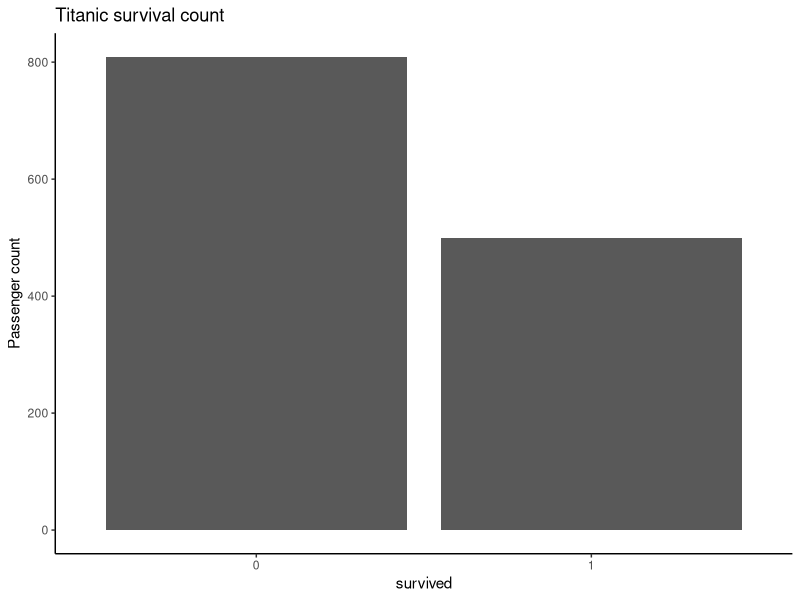
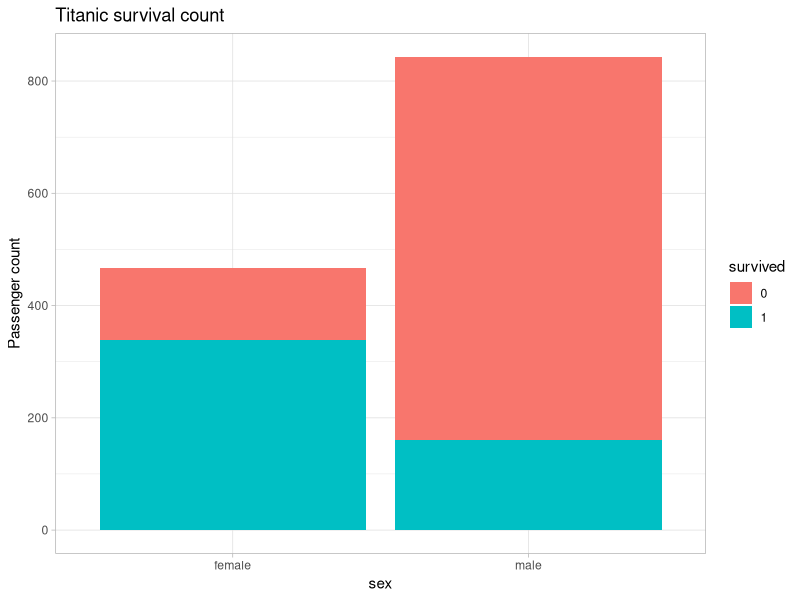
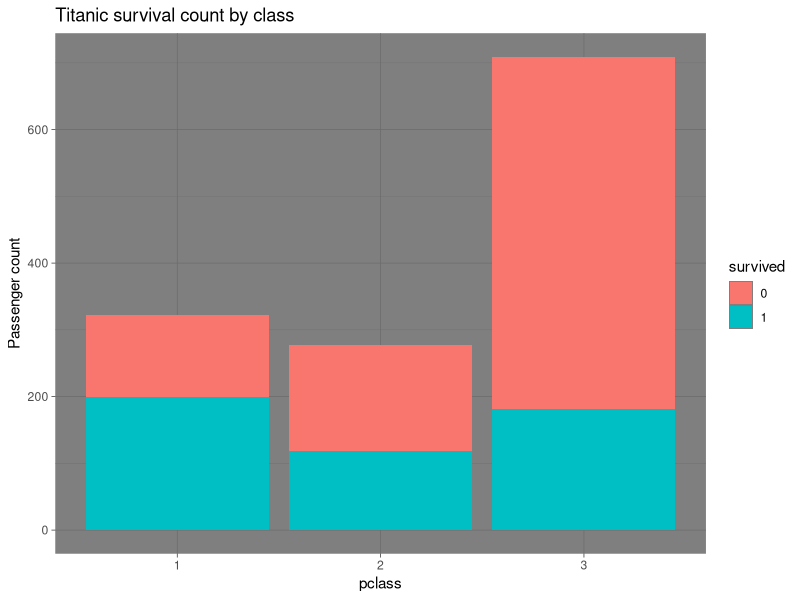
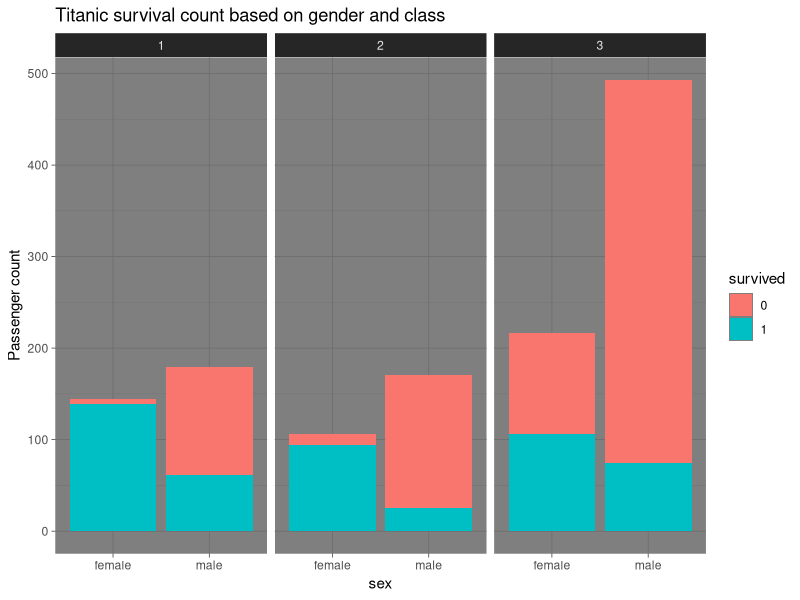
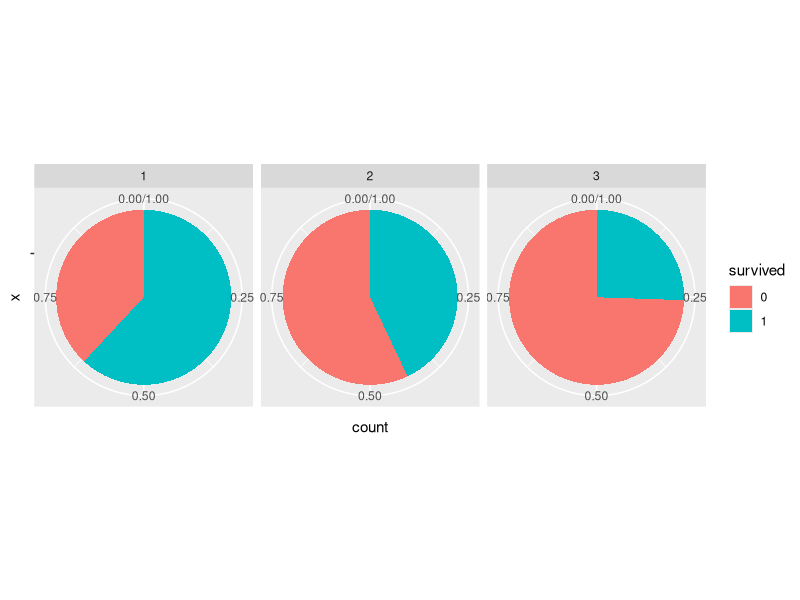
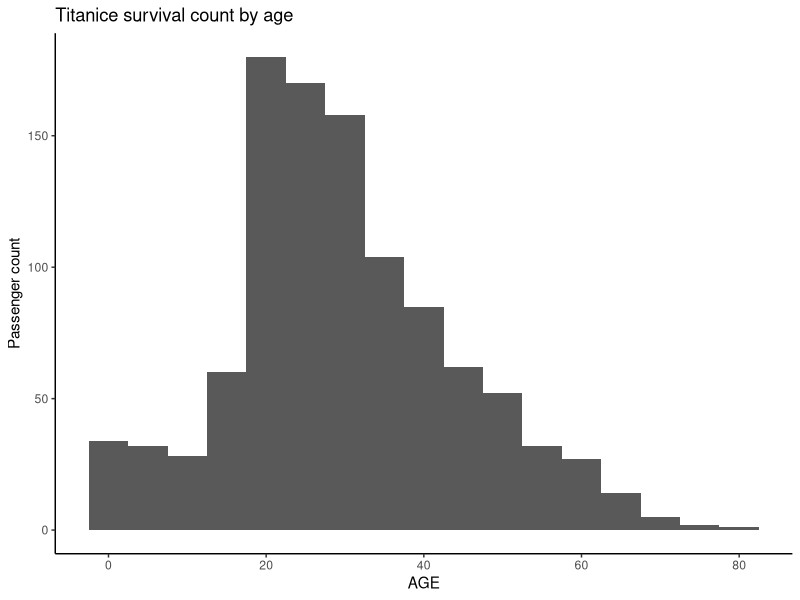
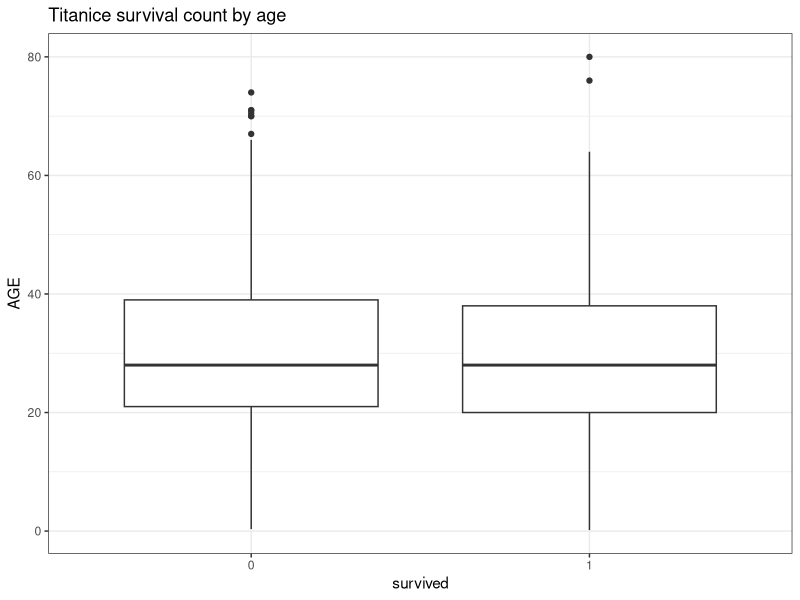
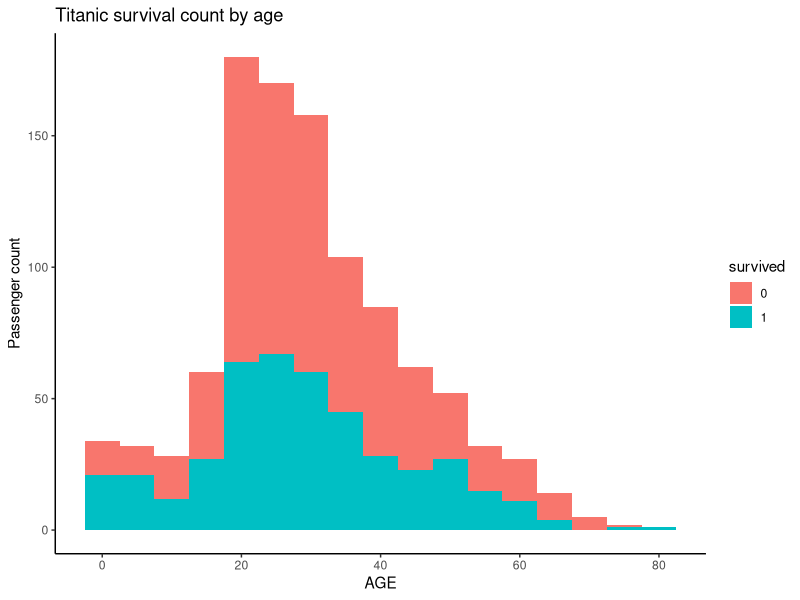

Write the R code that produced these figures, in order.
Titanic<-read.csv("titanic (1).csv")
#datacoversion
Titanic$sex<-as.factor(Titanic$sex)
Titanic$pclass<-as.factor(Titanic$pclass)
Titanic$survived<-as.factor(Titanic$survived)
Titanic$embarked<-as.factor(Titanic$embarked)

prop.table(table(Titanic$survived))
library(ggplot2)

ggplot(Titanic,aes(x=survived))+theme_classic()+geom_bar()+labs(y="Passenger count", title = "Titanic survival count")
ggplot(Titanic,aes(x=sex, fill=survived))+theme_light()+geom_bar()+labs(y="Passenger count",title = "Titanic survival count")

#plot on class
ggplot(Titanic,aes(x=pclass, fill=survived))+theme_dark()+geom_bar()+labs(y="Passenger count", title = "Titanic survival count by class")
#class and gender
ggplot(Titanic,aes(x=sex, fill=survived))+theme_dark()+facet_grid(~pclass)+geom_bar()+labs(y="Passenger count", title = "Titanic survival count based on gender and class")

#pie chart
ggplot(Titanic, aes(x="", fill=survived))+geom_bar(position = "fill")+facet_grid(~pclass)+coord_polar(theta = "y")

#plot for age
ggplot(Titanic, aes(x=age))+theme_classic()+geom_histogram(binwidth = 5)+labs(y="Passenger count", x="AGE", title = "Titanice survival count by age")

#boxplot
ggplot(Titanic, aes(x=survived, y=age))+theme_bw()+geom_boxplot()+labs(y="AGE", x="survived", title = "Titanice survival count by age")

#plot for age histogram with death ratio
ggplot(Titanic, aes(x=age, fill=survived))+theme_classic()+geom_histogram(binwidth = 5)+labs(y="Passenger count", x="AGE", title = "Titanic survival count by age")

#plot for age density with death ratio
ggplot(Titanic,aes(x=age , fill= survived))+theme_dark()+facet_wrap(sex~pclass)+geom_density(alpha=0.5)+labs(y="age",x="survived",title = "Titanic survival rate by age class and gender")